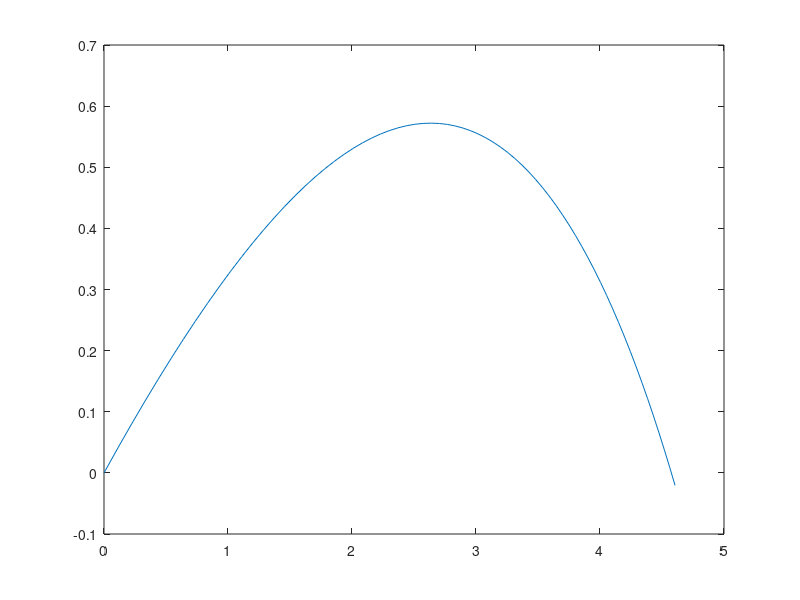

Source code (MATLAB):
kappa=0.2;
g=9.81;
angle=20; %degrees
vs=12;
d=12;
e=1;
x=[0];
y=[0];
u=[vs*cos((angle/180)*pi)];
v=[vs*sin((angle/180)*pi)];
dt=0.01;
t=[0];
while (y(end)>=0)
    xnew=x(end)+u(end)*dt;
    ynew=y(end)+v(end)*dt;
    unew=u(end)-dt*kappa*u(end)*sqrt(u(end)^2+v(end)^2);
    vnew=v(end)-dt*(kappa*v(end)*sqrt(u(end)^2+v(end)^2)+g);
    x=[x xnew];
    y=[y ynew];
    u=[x unew];
    v=[x vnew];
    t=[t dt];
end;
plot(x,y);
